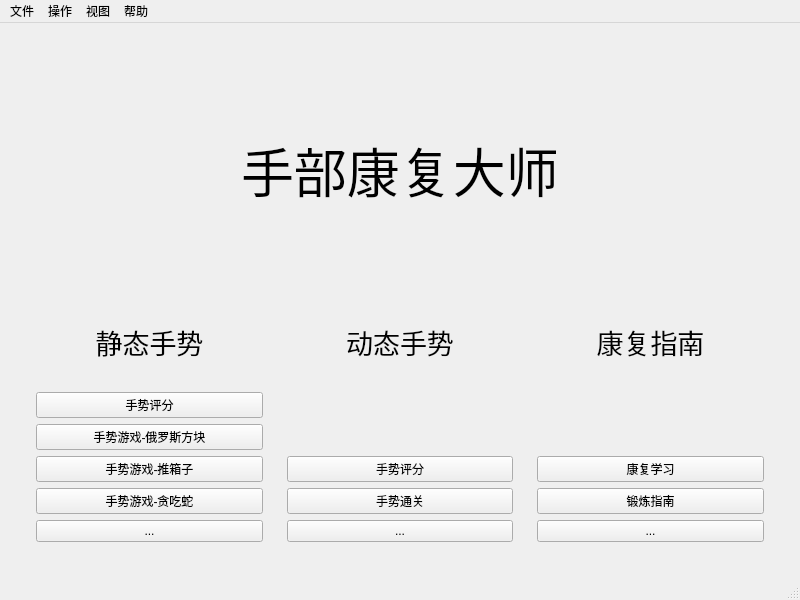
<?xml version="1.0" encoding="UTF-8"?>
<ui version="4.0">
 <class>MainWindow</class>
 <widget class="QMainWindow" name="MainWindow">
  <property name="geometry">
   <rect>
    <x>0</x>
    <y>0</y>
    <width>800</width>
    <height>600</height>
   </rect>
  </property>
  <property name="windowTitle">
   <string>MainWindow</string>
  </property>
  <widget class="QWidget" name="centralwidget">
   <layout class="QVBoxLayout" name="verticalLayout">
    <item>
     <widget class="QWidget" name="widget" native="true">
      <layout class="QVBoxLayout" name="verticalLayout_2">
       <item>
        <widget class="QWidget" name="widget_2" native="true">
         <layout class="QHBoxLayout" name="horizontalLayout">
          <item>
           <spacer name="horizontalSpacer">
            <property name="orientation">
             <enum>Qt::Horizontal</enum>
            </property>
            <property name="sizeHint" stdset="0">
             <size>
              <width>205</width>
              <height>20</height>
             </size>
            </property>
           </spacer>
          </item>
          <item>
           <widget class="QLabel" name="label">
            <property name="font">
             <font>
              <pointsize>40</pointsize>
              <weight>50</weight>
              <bold>false</bold>
             </font>
            </property>
            <property name="lineWidth">
             <number>10</number>
            </property>
            <property name="text">
             <string>手部康复大师</string>
            </property>
            <property name="textFormat">
             <enum>Qt::AutoText</enum>
            </property>
            <property name="margin">
             <number>0</number>
            </property>
           </widget>
          </item>
          <item>
           <spacer name="horizontalSpacer_2">
            <property name="orientation">
             <enum>Qt::Horizontal</enum>
            </property>
            <property name="sizeHint" stdset="0">
             <size>
              <width>205</width>
              <height>20</height>
             </size>
            </property>
           </spacer>
          </item>
         </layout>
        </widget>
       </item>
       <item>
        <widget class="QWidget" name="widget_3" native="true">
         <layout class="QHBoxLayout" name="horizontalLayout_2">
          <item>
           <widget class="QWidget" name="widget_4" native="true">
            <layout class="QVBoxLayout" name="verticalLayout_3">
             <item>
              <widget class="QLabel" name="label_2">
               <property name="font">
                <font>
                 <pointsize>20</pointsize>
                 <weight>50</weight>
                 <bold>false</bold>
                </font>
               </property>
               <property name="layoutDirection">
                <enum>Qt::LeftToRight</enum>
               </property>
               <property name="text">
                <string>静态手势</string>
               </property>
               <property name="alignment">
                <set>Qt::AlignHCenter|Qt::AlignTop</set>
               </property>
              </widget>
             </item>
             <item>
              <widget class="QPushButton" name="pb_static_score">
               <property name="text">
                <string>手势评分</string>
               </property>
              </widget>
             </item>
             <item>
              <widget class="QPushButton" name="pb_play_tetris">
               <property name="text">
                <string>手势游戏-俄罗斯方块</string>
               </property>
              </widget>
             </item>
             <item>
              <widget class="QPushButton" name="pb_play_sokoben">
               <property name="text">
                <string>手势游戏-推箱子</string>
               </property>
              </widget>
             </item>
             <item>
              <widget class="QPushButton" name="pb_play_gSnake">
               <property name="text">
                <string>手势游戏-贪吃蛇</string>
               </property>
              </widget>
             </item>
             <item>
              <widget class="QPushButton" name="pb_play_others">
               <property name="text">
                <string>...</string>
               </property>
              </widget>
             </item>
            </layout>
           </widget>
          </item>
          <item>
           <widget class="QWidget" name="widget_5" native="true">
            <layout class="QVBoxLayout" name="verticalLayout_4">
             <item>
              <widget class="QLabel" name="label_3">
               <property name="enabled">
                <bool>true</bool>
               </property>
               <property name="font">
                <font>
                 <pointsize>20</pointsize>
                </font>
               </property>
               <property name="mouseTracking">
                <bool>false</bool>
               </property>
               <property name="text">
                <string>动态手势</string>
               </property>
               <property name="alignment">
                <set>Qt::AlignHCenter|Qt::AlignTop</set>
               </property>
               <property name="wordWrap">
                <bool>true</bool>
               </property>
              </widget>
             </item>
             <item>
              <widget class="QPushButton" name="pb_dynamic_score">
               <property name="text">
                <string>手势评分</string>
               </property>
              </widget>
             </item>
             <item>
              <widget class="QPushButton" name="pb_dynamic_exam">
               <property name="text">
                <string>手势通关</string>
               </property>
              </widget>
             </item>
             <item>
              <widget class="QPushButton" name="pb_dynamic_others">
               <property name="text">
                <string>...</string>
               </property>
              </widget>
             </item>
            </layout>
           </widget>
          </item>
          <item>
           <widget class="QWidget" name="widget_6" native="true">
            <layout class="QVBoxLayout" name="verticalLayout_5">
             <item>
              <widget class="QLabel" name="label_4">
               <property name="font">
                <font>
                 <pointsize>20</pointsize>
                </font>
               </property>
               <property name="text">
                <string>康复指南</string>
               </property>
               <property name="alignment">
                <set>Qt::AlignHCenter|Qt::AlignTop</set>
               </property>
              </widget>
             </item>
             <item>
              <widget class="QPushButton" name="pb_recovery_learn">
               <property name="text">
                <string>康复学习</string>
               </property>
              </widget>
             </item>
             <item>
              <widget class="QPushButton" name="pb_hands_exercise">
               <property name="text">
                <string>锻炼指南</string>
               </property>
              </widget>
             </item>
             <item>
              <widget class="QPushButton" name="pb_others">
               <property name="text">
                <string>...</string>
               </property>
              </widget>
             </item>
            </layout>
           </widget>
          </item>
         </layout>
        </widget>
       </item>
      </layout>
     </widget>
    </item>
   </layout>
  </widget>
  <widget class="QMenuBar" name="menubar">
   <property name="geometry">
    <rect>
     <x>0</x>
     <y>0</y>
     <width>800</width>
     <height>23</height>
    </rect>
   </property>
   <widget class="QMenu" name="menu">
    <property name="title">
     <string>文件</string>
    </property>
   </widget>
   <widget class="QMenu" name="menu_2">
    <property name="title">
     <string>操作</string>
    </property>
   </widget>
   <widget class="QMenu" name="menu_3">
    <property name="title">
     <string>视图</string>
    </property>
   </widget>
   <widget class="QMenu" name="menu_4">
    <property name="title">
     <string>帮助</string>
    </property>
   </widget>
   <addaction name="menu"/>
   <addaction name="menu_2"/>
   <addaction name="menu_3"/>
   <addaction name="menu_4"/>
  </widget>
  <widget class="QStatusBar" name="statusbar"/>
 </widget>
 <resources/>
 <connections>
  <connection>
   <sender>pb_play_tetris</sender>
   <signal>clicked()</signal>
   <receiver>MainWindow</receiver>
   <slot>play_tetris()</slot>
   <hints>
    <hint type="sourcelabel">
     <x>237</x>
     <y>444</y>
    </hint>
    <hint type="destinationlabel">
     <x>322</x>
     <y>-8</y>
    </hint>
   </hints>
  </connection>
  <connection>
   <sender>pb_play_sokoben</sender>
   <signal>clicked()</signal>
   <receiver>MainWindow</receiver>
   <slot>play_sokoben()</slot>
   <hints>
    <hint type="sourcelabel">
     <x>72</x>
     <y>469</y>
    </hint>
    <hint type="destinationlabel">
     <x>459</x>
     <y>-20</y>
    </hint>
   </hints>
  </connection>
  <connection>
   <sender>pb_play_gSnake</sender>
   <signal>clicked()</signal>
   <receiver>MainWindow</receiver>
   <slot>play_gSnake()</slot>
   <hints>
    <hint type="sourcelabel">
     <x>105</x>
     <y>504</y>
    </hint>
    <hint type="destinationlabel">
     <x>4</x>
     <y>449</y>
    </hint>
   </hints>
  </connection>
  <connection>
   <sender>pb_play_others</sender>
   <signal>clicked()</signal>
   <receiver>MainWindow</receiver>
   <slot>play_others()</slot>
   <hints>
    <hint type="sourcelabel">
     <x>66</x>
     <y>531</y>
    </hint>
    <hint type="destinationlabel">
     <x>-9</x>
     <y>524</y>
    </hint>
   </hints>
  </connection>
  <connection>
   <sender>pb_static_score</sender>
   <signal>clicked()</signal>
   <receiver>MainWindow</receiver>
   <slot>static_score()</slot>
   <hints>
    <hint type="sourcelabel">
     <x>64</x>
     <y>416</y>
    </hint>
    <hint type="destinationlabel">
     <x>2</x>
     <y>384</y>
    </hint>
   </hints>
  </connection>
  <connection>
   <sender>pb_dynamic_score</sender>
   <signal>clicked()</signal>
   <receiver>MainWindow</receiver>
   <slot>dynamic_score()</slot>
   <hints>
    <hint type="sourcelabel">
     <x>317</x>
     <y>470</y>
    </hint>
    <hint type="destinationlabel">
     <x>231</x>
     <y>574</y>
    </hint>
   </hints>
  </connection>
  <connection>
   <sender>pb_dynamic_exam</sender>
   <signal>clicked()</signal>
   <receiver>MainWindow</receiver>
   <slot>dynamic_exam()</slot>
   <hints>
    <hint type="sourcelabel">
     <x>300</x>
     <y>502</y>
    </hint>
    <hint type="destinationlabel">
     <x>73</x>
     <y>577</y>
    </hint>
   </hints>
  </connection>
  <connection>
   <sender>pb_dynamic_others</sender>
   <signal>clicked()</signal>
   <receiver>MainWindow</receiver>
   <slot>dynamic_others()</slot>
   <hints>
    <hint type="sourcelabel">
     <x>312</x>
     <y>529</y>
    </hint>
    <hint type="destinationlabel">
     <x>2</x>
     <y>549</y>
    </hint>
   </hints>
  </connection>
  <connection>
   <sender>pb_recovery_learn</sender>
   <signal>clicked()</signal>
   <receiver>MainWindow</receiver>
   <slot>recovery_learn()</slot>
   <hints>
    <hint type="sourcelabel">
     <x>557</x>
     <y>469</y>
    </hint>
    <hint type="destinationlabel">
     <x>610</x>
     <y>30</y>
    </hint>
   </hints>
  </connection>
  <connection>
   <sender>pb_hands_exercise</sender>
   <signal>clicked()</signal>
   <receiver>MainWindow</receiver>
   <slot>hands_exercise()</slot>
   <hints>
    <hint type="sourcelabel">
     <x>618</x>
     <y>499</y>
    </hint>
    <hint type="destinationlabel">
     <x>560</x>
     <y>26</y>
    </hint>
   </hints>
  </connection>
  <connection>
   <sender>pb_others</sender>
   <signal>clicked()</signal>
   <receiver>MainWindow</receiver>
   <slot>others()</slot>
   <hints>
    <hint type="sourcelabel">
     <x>557</x>
     <y>535</y>
    </hint>
    <hint type="destinationlabel">
     <x>533</x>
     <y>573</y>
    </hint>
   </hints>
  </connection>
 </connections>
 <slots>
  <slot>play_tetris()</slot>
  <slot>play_sokoben()</slot>
  <slot>play_gSnake()</slot>
  <slot>play_others()</slot>
  <slot>dynamic_score()</slot>
  <slot>static_score()</slot>
  <slot>dynamic_exam()</slot>
  <slot>dynamic_others()</slot>
  <slot>recovery_learn()</slot>
  <slot>hands_exercise()</slot>
  <slot>others()</slot>
 </slots>
</ui>
